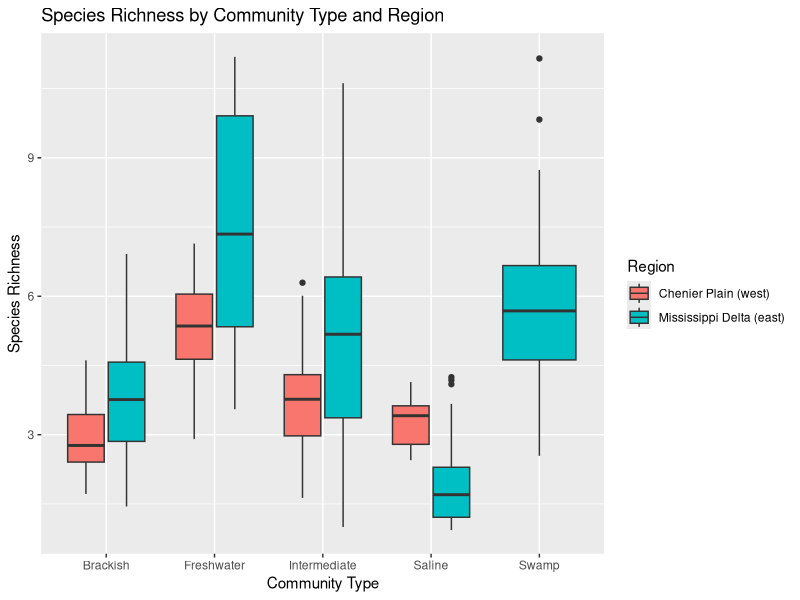

R code for this plot:

##uploading data##
dat <- read.csv("Data/dat.csv",stringsAsFactors = T)
head(dat)
##Split the data into east/west: chenier plain (west of longitude -92) and mississippi delta (east of lon -92)##
library(dplyr)
dat1 <- dat %>%
  mutate(Region = ifelse(Longitude < -92, "Chenier Plain (west)", "Mississippi Delta (east)"))
str(dat1)
##Richness vs. community type and east/west, boxplot with figure legend##
library(ggplot2)
ggplot(dat1,aes(x=CommunityStationFront,y=Richness, fill=Region)) +
  geom_boxplot() +
  labs(
    title = "Species Richness by Community Type and Region",
    x = "Community Type",
    y = "Species Richness",
    fill = "Region"
  )
##glm including spatial autocorrelation, type III anova##
library(nlme)
dat2 <- dat1 %>%
  filter(CommunityStationFront != "Swamp") %>%
  mutate(CommunityStationFront = droplevels(CommunityStationFront))
options(contrasts=c("contr.helmert","contr.poly"))
m1 <- 
  gls(Richness ~ CommunityStationFront + Region + CommunityStationFront * Region,
          correlation = corSpher(form = ~ lat + lon),
          data = dat2)
summary(m1)
m3 <- anova(m1,type="marginal")
m3

